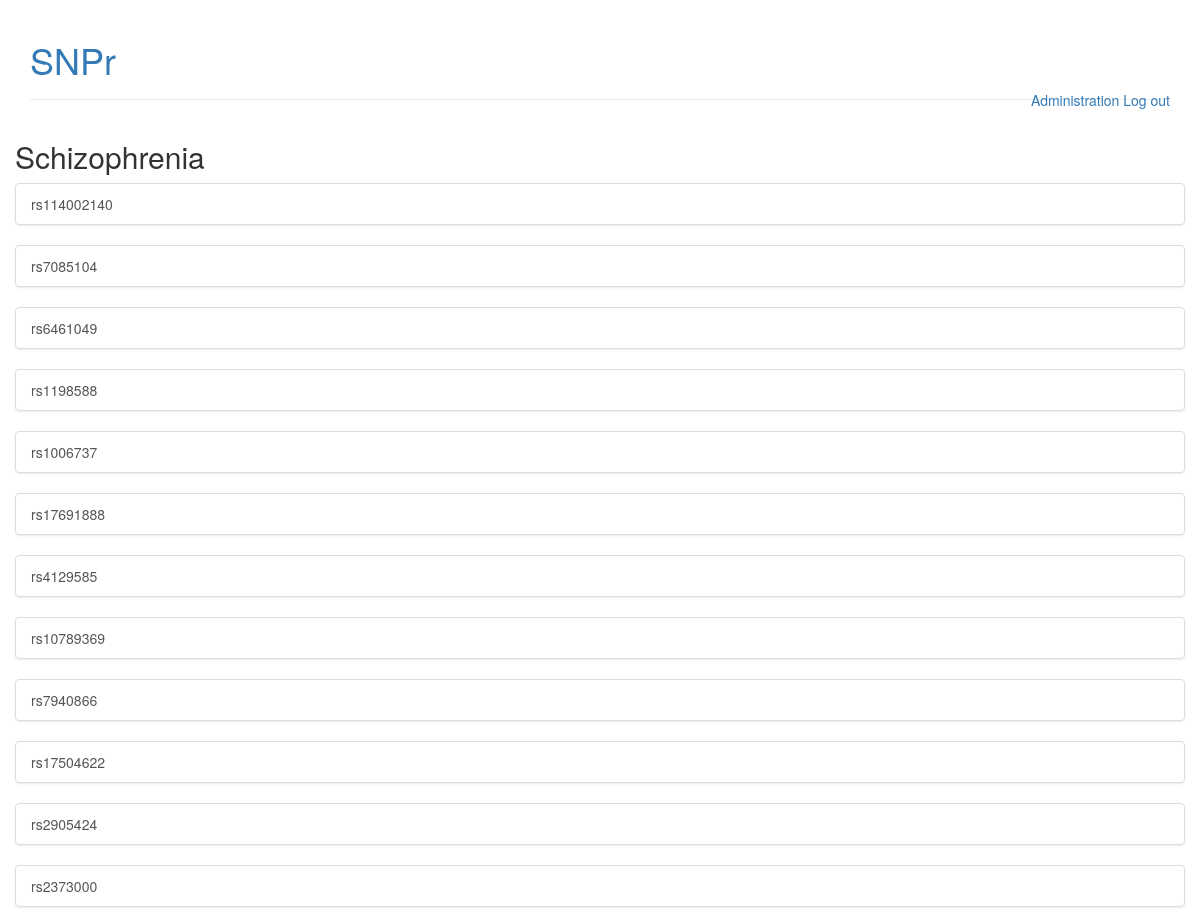
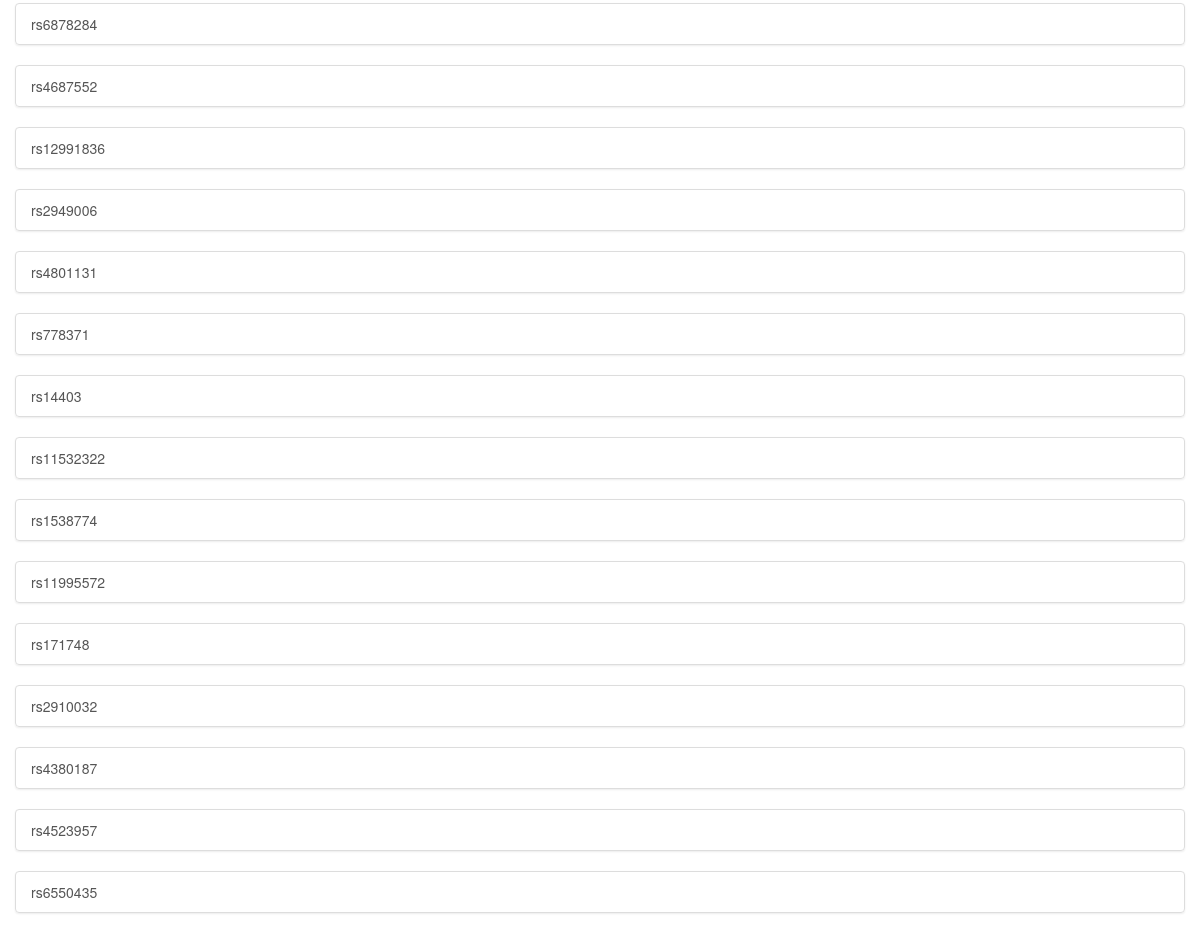
Page /phenotypes/5 (signed in) on the committed database (2 pictures, top to bottom).
### snpref/models.py (models this page shows, shortened)
class Phenotype(models.Model):
    trait = models.CharField(max_length = 100)

class SNP(models.Model):
    rs_id = models.CharField(max_length = 20)
    phenotype = models.ForeignKey(Phenotype, on_delete = models.CASCADE,
    default = None)
    ref = models.URLField(default = None)

### snpref/views.py (the view)
# urls.py: url(r'^(?P<pk>[0-9]+)/?$', views.phenotype_detail,
def phenotype_detail(request, pk):
    if not request.user.is_authenticated:
        return redirect_to_connexion()
    phenotype = Phenotype.objects.get(pk = pk)
    snps = SNP.objects.filter(phenotype = phenotype)
    return render(request, 'snpref/phenotype_detail.html',
    {'phenotype': phenotype, 'snps' : snps})

### snpref/templates/snpref/phenotype_detail.html
{% extends 'snpref/base.html' %}
{% block content %}
  <h2>{{ phenotype.trait }}</h2>
  {% for snp in snps %}
    <div class = "list-group">
      <a class="list-group-item list-group-item-action" href="{{snp.ref}}">
        {{snp.rs_id}}
      </a>
    </div>
  {% endfor %}
{% endblock content %}

### rows in the picture
Phenotype: trait "Schizophrenia"
SNP: rs_id "rs114002140"
SNP: rs_id "rs7085104"
SNP: rs_id "rs6461049"
SNP: rs_id "rs1198588"
SNP: rs_id "rs1006737"
SNP: rs_id "rs17691888"
SNP: rs_id "rs4129585"
SNP: rs_id "rs10789369"
SNP: rs_id "rs7940866"
SNP: rs_id "rs17504622"
SNP: rs_id "rs2905424"
SNP: rs_id "rs2373000"
SNP: rs_id "rs6878284"
SNP: rs_id "rs4687552"
SNP: rs_id "rs12991836"
SNP: rs_id "rs2949006"
SNP: rs_id "rs4801131"
SNP: rs_id "rs778371"
SNP: rs_id "rs14403"
SNP: rs_id "rs11532322"
SNP: rs_id "rs1538774"
SNP: rs_id "rs11995572"
SNP: rs_id "rs171748"
SNP: rs_id "rs2910032"
SNP: rs_id "rs4380187"
SNP: rs_id "rs4523957"
SNP: rs_id "rs6550435"
